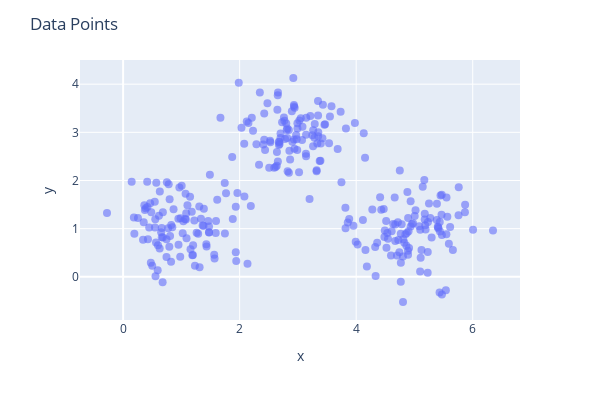

The cell this chart's notebook holds for it:
### Code cell
cv_X1 = cv.ClusterVisualizer(df_X1)

cv_X1.plot_data()

### Figure 1 — Plotly figure (JSON) as saved in the notebook; plotly's stock layout.template omitted (floating-point values rounded to 4 significant figures; data arrays with more than 128 entries replaced by an {"elided": "..."} marker saying what was removed)
{"data": [{"hovertemplate": "x=%{x}<br>y=%{y}<extra></extra>", "legendgroup": "", "marker": {"color": "#636efa", "opacity": 0.6, "size": 8, "symbol": "circle"}, "mode": "markers", "name": "", "orientation": "v", "showlegend": false, "type": "scatter", "x": {"elided": "300 float values"}, "xaxis": "x", "y": {"elided": "300 float values"}, "yaxis": "y"}], "layout": {"coloraxis": {"showscale": false}, "height": 400, "legend": {"tracegroupgap": 0}, "margin": {"t": 60}, "showlegend": false, "title": {"text": "Data Points"}, "width": 600, "xaxis": {"anchor": "y", "domain": [0, 1], "title": {"text": "x"}}, "yaxis": {"anchor": "x", "domain": [0, 1], "title": {"text": "y"}}}}
